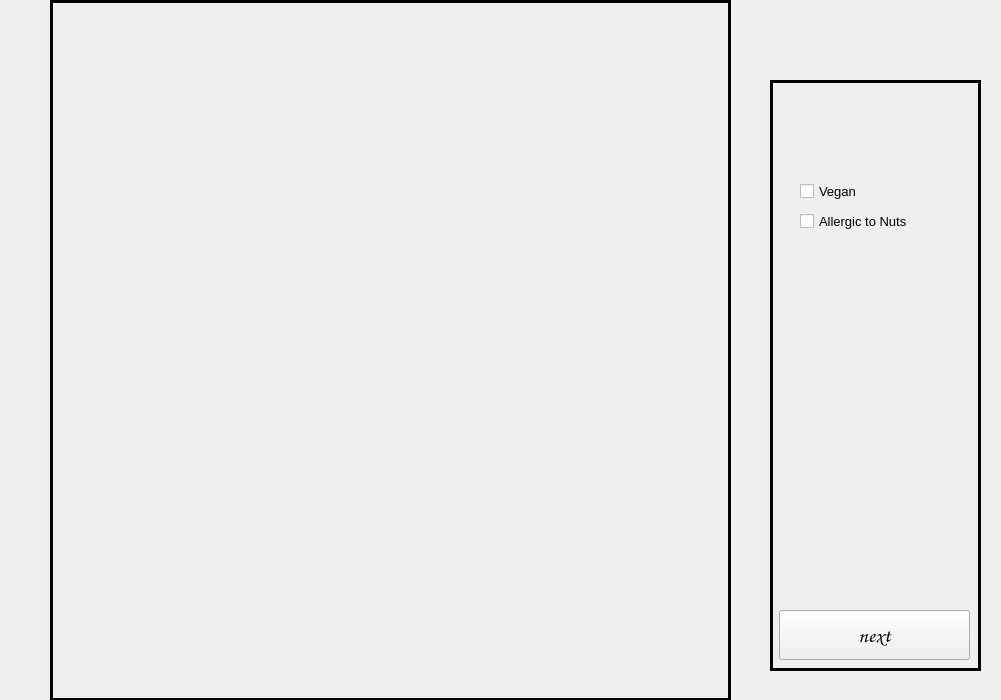
<?xml version="1.0" encoding="UTF-8"?>
<ui version="4.0">
 <class>s1Pantry</class>
 <widget class="QWidget" name="s1Pantry">
  <property name="geometry">
   <rect>
    <x>0</x>
    <y>0</y>
    <width>1001</width>
    <height>700</height>
   </rect>
  </property>
  <property name="sizePolicy">
   <sizepolicy hsizetype="Expanding" vsizetype="Expanding">
    <horstretch>0</horstretch>
    <verstretch>0</verstretch>
   </sizepolicy>
  </property>
  <property name="windowTitle">
   <string>Form</string>
  </property>
  <property name="autoFillBackground">
   <bool>true</bool>
  </property>
  <widget class="QFrame" name="frame_2">
   <property name="geometry">
    <rect>
     <x>770</x>
     <y>80</y>
     <width>211</width>
     <height>591</height>
    </rect>
   </property>
   <property name="frameShape">
    <enum>QFrame::Panel</enum>
   </property>
   <property name="lineWidth">
    <number>3</number>
   </property>
   <widget class="QPushButton" name="nextBtn">
    <property name="geometry">
     <rect>
      <x>9</x>
      <y>530</y>
      <width>191</width>
      <height>50</height>
     </rect>
    </property>
    <property name="font">
     <font>
      <family>Comic Sans MS</family>
      <pointsize>16</pointsize>
      <bold>true</bold>
     </font>
    </property>
    <property name="text">
     <string>next</string>
    </property>
   </widget>
   <widget class="QCheckBox" name="veganBox">
    <property name="geometry">
     <rect>
      <x>30</x>
      <y>100</y>
      <width>151</width>
      <height>22</height>
     </rect>
    </property>
    <property name="font">
     <font>
      <family>Tahoma</family>
      <pointsize>10</pointsize>
     </font>
    </property>
    <property name="text">
     <string>Vegan</string>
    </property>
   </widget>
   <widget class="QCheckBox" name="allergyBox">
    <property name="geometry">
     <rect>
      <x>30</x>
      <y>130</y>
      <width>151</width>
      <height>22</height>
     </rect>
    </property>
    <property name="font">
     <font>
      <family>Tahoma</family>
      <pointsize>10</pointsize>
     </font>
    </property>
    <property name="text">
     <string>Allergic to Nuts</string>
    </property>
   </widget>
  </widget>
  <widget class="ScrollCarousel" name="pantryCategory">
   <property name="geometry">
    <rect>
     <x>50</x>
     <y>0</y>
     <width>681</width>
     <height>701</height>
    </rect>
   </property>
   <property name="font">
    <font>
     <family>Tahoma</family>
    </font>
   </property>
   <property name="styleSheet">
    <string notr="true"/>
   </property>
   <property name="frameShape">
    <enum>QFrame::Panel</enum>
   </property>
   <property name="frameShadow">
    <enum>QFrame::Plain</enum>
   </property>
   <property name="lineWidth">
    <number>3</number>
   </property>
   <property name="widgetResizable">
    <bool>true</bool>
   </property>
   <widget class="QWidget" name="scrollAreaWidgetContents_2">
    <property name="geometry">
     <rect>
      <x>0</x>
      <y>0</y>
      <width>675</width>
      <height>695</height>
     </rect>
    </property>
   </widget>
  </widget>
 </widget>
 <customwidgets>
  <customwidget>
   <class>ScrollCarousel</class>
   <extends>QScrollArea</extends>
   <header>scrollcarousel.h</header>
   <container>1</container>
  </customwidget>
 </customwidgets>
 <resources/>
 <connections/>
</ui>
